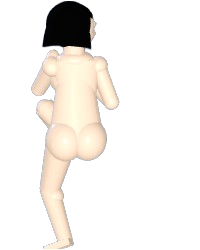
#> input picture assets/n/player_fight_right1.png, 200 x 250 px, found by its file name
$ python refresh_fight_frames.py
#> lines starting #> are read from the running program, lines starting #| are printed output that depends on the picture
from pathlib import Path

try:
    from PIL import Image
except ImportError:
    import subprocess
    import sys
    subprocess.check_call([sys.executable, "-m", "pip", "install", "pillow", "-q"])
    from PIL import Image

assets = Path(r"c:\Users\McKinley Alex\Documents\GitHub\Java-Platformer\assets")
source = assets / "player_fight_right1.png"
right_img = Image.open(source)
#> right_img is the input picture: PIL image 200x250 RGBA; mean R, G, B, A 44.5, 41.3, 37.4, 55.4
left_img = right_img.transpose(Image.FLIP_LEFT_RIGHT)
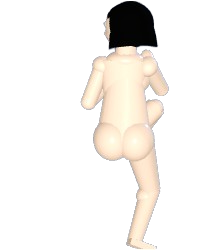
#> left_img: PIL image 200x250 RGBA; mean R, G, B, A 44.5, 41.3, 37.4, 55.4; transparent parts drawn white

for i in range(1, 4):
    right_img.save(assets / f"player_fight_right{i}.png")
    left_img.save(assets / f"player_fight_left{i}.png")

print("Updated player_fight_right 1-3 and mirrored them for all player_fight_left files.")

$ run again, with assets/n/player_fight_right2.png copied over assets/n/player_fight_right1.png
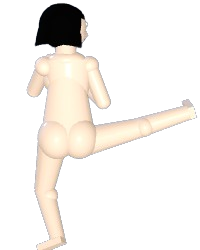
#> input picture assets/n/player_fight_right2.png, 200 x 250 px, found by its file name
#> right_img is the input picture: PIL image 200x250 RGBA; mean R, G, B, A 51.8, 48.1, 43.6, 62
#> `left_img = right_img.transpose(Image.FLIP_LEFT_RIGHT)`:
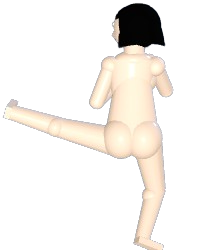
#> left_img: PIL image 200x250 RGBA; mean R, G, B, A 51.8, 48.1, 43.6, 62; transparent parts drawn white

$ run again, with assets/n/player_fight_left1.png copied over assets/n/player_fight_right1.png
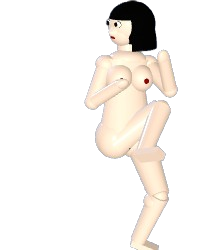
#> input picture assets/n/player_fight_left1.png, 200 x 250 px, found by its file name
#> right_img is the input picture: PIL image 200x250 RGBA; mean R, G, B, A 49.6, 45.8, 41.6, 58.8
#> `left_img = right_img.transpose(Image.FLIP_LEFT_RIGHT)`:
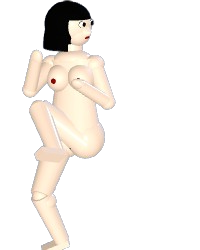
#> left_img: PIL image 200x250 RGBA; mean R, G, B, A 49.6, 45.8, 41.6, 58.8; transparent parts drawn white
